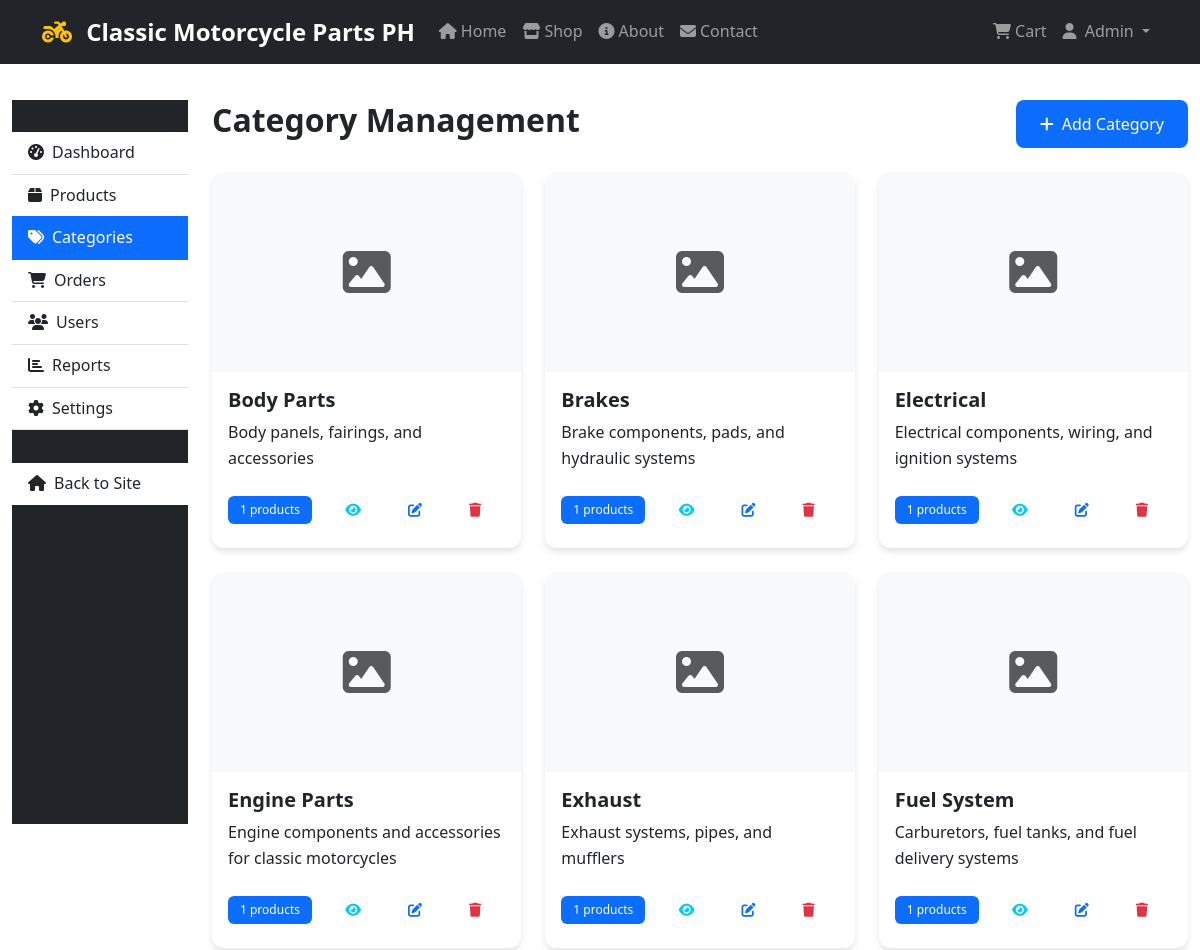
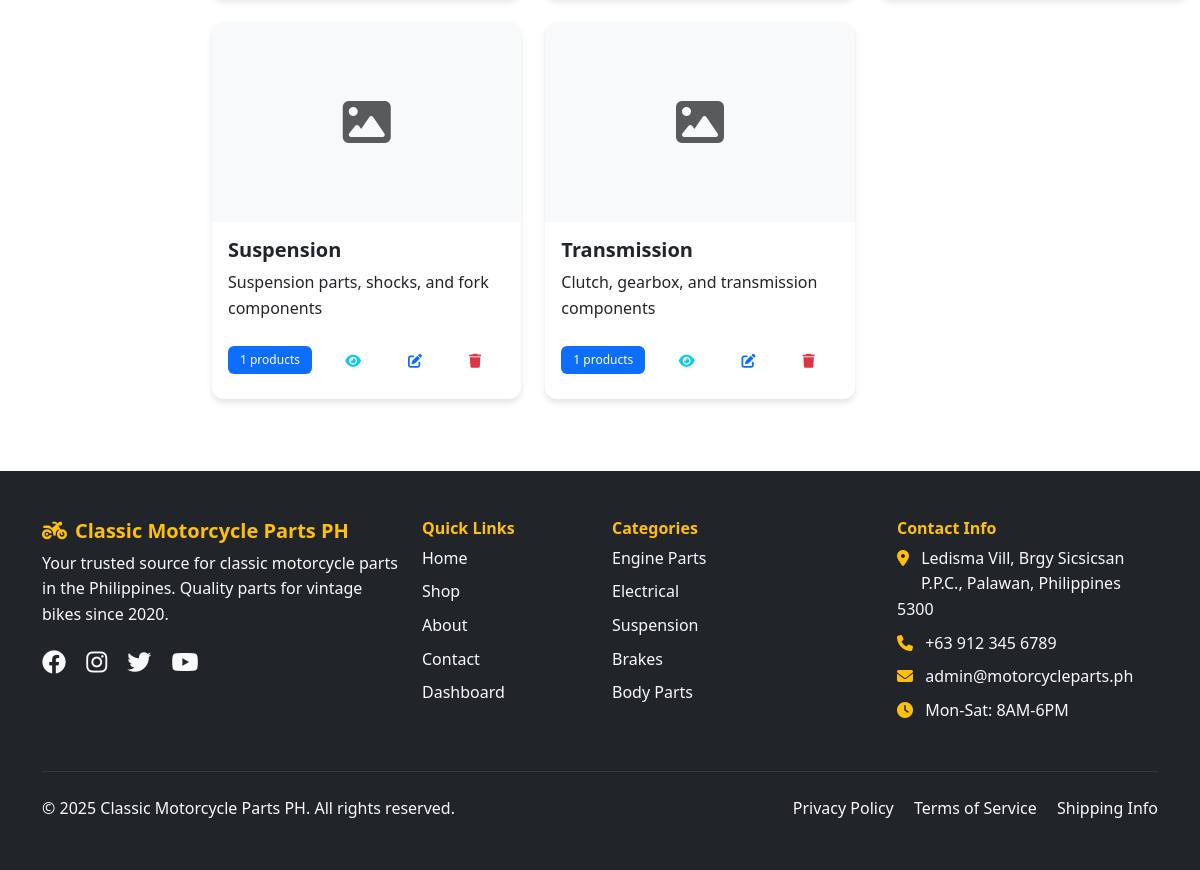
Screenshot of /admin/categories.php (signed in) with the database file from the repository (2 pictures, top to bottom).
### tables this page shows
CREATE TABLE categories (
    id INT AUTO_INCREMENT PRIMARY KEY,
    name VARCHAR(100) NOT NULL,
    description TEXT,
    image VARCHAR(255),
    is_active BOOLEAN DEFAULT TRUE,
    created_at TIMESTAMP DEFAULT CURRENT_TIMESTAMP,
    INDEX idx_name (name)
);

### classes/Product.php (called while the page is built, shortened)
<?php
class Product {
    private $conn;
    private $table = 'products';
    public function __construct($db) {
        $this->conn = $db;
    }
    public function getProductCount($category_id = null, $search = null) {
        $query = "SELECT COUNT(*) as total FROM " . $this->table . " WHERE is_active = 1";
        if ($category_id) {
            $query .= " AND category_id = :category_id";
        }
        $stmt = $this->conn->prepare($query);
        if ($category_id) {
            $stmt->bindParam(':category_id', $category_id);
        }
        $stmt->execute();
        $result = $stmt->fetch();
        return $result['total'];
    }
    public function getCategories() {
        $query = "SELECT * FROM categories WHERE is_active = 1 ORDER BY name";
        $stmt = $this->conn->prepare($query);
        $stmt->execute();
        return $stmt->fetchAll();
    }
}
?>

### admin/categories.php (the view, shortened to what this page needs)
<?php
require_once '../includes/header.php';
require_once '../classes/Product.php';
$product = new Product($db);
$categories = $product->getCategories();
$category_stats = [];
foreach ($categories as $category) {
    $category_stats[$category['id']] = $product->getProductCount($category['id']);
}
?>
<div class="container-fluid py-4">
    <div class="row">
        <div class="col-md-3 col-lg-2">
            <div class="admin-sidebar">
                <div class="list-group list-group-flush">
                    <a href="index.php" class="list-group-item list-group-item-action">
                        <i class="fas fa-tachometer-alt me-2"></i>Dashboard
                    </a>
                    <a href="products.php" class="list-group-item list-group-item-action">
                        <i class="fas fa-box me-2"></i>Products
                    </a>
                    <a href="categories.php" class="list-group-item list-group-item-action active">
                        <i class="fas fa-tags me-2"></i>Categories
                    </a>
                    <a href="orders.php" class="list-group-item list-group-item-action">
                        <i class="fas fa-shopping-cart me-2"></i>Orders
                    </a>
                    <a href="users.php" class="list-group-item list-group-item-action">
                        <i class="fas fa-users me-2"></i>Users
                    </a>
                    <a href="reports.php" class="list-group-item list-group-item-action">
                        <i class="fas fa-chart-bar me-2"></i>Reports
                    </a>
                    <a href="settings.php" class="list-group-item list-group-item-action">
                        <i class="fas fa-cog me-2"></i>Settings
                    </a>
                    <hr>
                    <a href="../index.php" class="list-group-item list-group-item-action">
                        <i class="fas fa-home me-2"></i>Back to Site
                    </a>
                </div>
            </div>
        </div>
        <div class="col-md-9 col-lg-10">
            <div class="d-flex justify-content-between align-items-center mb-4">
                <h2>Category Management</h2>
                <button type="button" class="btn btn-primary" data-bs-toggle="modal" data-bs-target="#categoryModal">
                    <i class="fas fa-plus me-2"></i>Add Category
                </button>
            </div>
            <div class="row g-4">
                <?php foreach ($categories as $category): ?>
                <div class="col-md-6 col-lg-4">
                    <div class="card h-100">
                        <?php if ($category['image']): ?>
                            <img src="<?php echo htmlspecialchars($category['image']); ?>"
                                 class="card-img-top" alt="Category" style="height: 200px; object-fit: cover;">
                        <?php else: ?>
                            <div class="card-img-top bg-light d-flex align-items-center justify-content-center"
                                 style="height: 200px;">
                                <i class="fas fa-image fa-3x text-muted"></i>
                            </div>
                        <?php endif; ?>
                        <div class="card-body d-flex flex-column">
                            <h5 class="card-title"><?php echo htmlspecialchars($category['name']); ?></h5>
                            <p class="card-text flex-grow-1">
                                <?php echo htmlspecialchars($category['description']); ?>
                            </p>
                            <div class="d-flex justify-content-between align-items-center">
                                <span class="badge bg-primary">
                                    <?php echo $category_stats[$category['id']]; ?> products
                                </span>
                                <div class="btn-group btn-group-sm">
                                    <a href="../shop.php?category=<?php echo $category['id']; ?>"
                                       class="btn btn-outline-info" title="View" target="_blank">
                                        <i class="fas fa-eye"></i>
                                    </a>
                                    <button type="button" class="btn btn-outline-primary"
                                            onclick="editCategory(<?php echo htmlspecialchars(json_encode($category)); ?>)"
                                            title="Edit">
                                        <i class="fas fa-edit"></i>
                                    </button>
                                    <button type="button" class="btn btn-outline-danger"
                                            onclick="deleteCategory(<?php echo $category['id']; ?>, '<?php echo htmlspecialchars($category['name']); ?>', <?php echo $category_stats[$category['id']]; ?>)"
                                            title="Delete">
                                        <i class="fas fa-trash"></i>
                                    </button>
                                </div>
                            </div>
                        </div>
                    </div>
                </div>
                <?php endforeach; ?>
            </div>
        </div>
    </div>
</div>
<?php require_once '../includes/footer.php'; ?>

### assets/css/style.css (style rules this page uses)
:root { --primary-color: #ffc107; --secondary-color: #212529; --accent-color: #fd7e14; --text-dark: #212529; --text-light: #6c757d; --border-color: #dee2e6; --success-color: #198754; --danger-color: #dc3545; --warning-color: #ffc107; --info-color: #0dcaf0; }
body { font-family: "Segoe UI", Tahoma, Geneva, Verdana, sans-serif; line-height: 1.6; color: var(--text-dark); padding-top: 76px; }
h1, h2, h3, h4, h5, h6 { font-weight: 600; color: var(--text-dark); }
.btn { font-weight: 500; border-radius: 8px; padding: 0.75rem 1.5rem; transition: all 0.3s ease; border: none; }
.card { border: none; border-radius: 12px; box-shadow: 0 4px 6px rgba(0, 0, 0, 0.1); transition: all 0.3s ease; overflow: hidden; }
.badge { font-weight: 500; padding: 0.5rem 0.75rem; border-radius: 6px; }
.admin-sidebar { background-color: var(--secondary-color); min-height: calc(100vh - 76px); padding: 2rem 0; }

### rows the page displays
categories: name "Body Parts", description "Body panels, fairings, and accessories", id "1"
categories: name "Brakes", description "Brake components, pads, and hydraulic systems", id "1"
categories: name "Electrical", description "Electrical components, wiring, and ignition systems", id "1"
categories: name "Engine Parts", description "Engine components and accessories for classic motorcycles", id "1"
categories: name "Exhaust", description "Exhaust systems, pipes, and mufflers", id "1"
categories: name "Fuel System", description "Carburetors, fuel tanks, and fuel delivery systems", id "1"
categories: name "Suspension", description "Suspension parts, shocks, and fork components", id "1"
categories: name "Transmission", description "Clutch, gearbox, and transmission components", id "1"

### other values shown
SITE_NAME "Classic Motorcycle Parts PH"
$_SESSION['first_name'] "Admin"
ADMIN_EMAIL "admin@motorcycleparts.ph"
